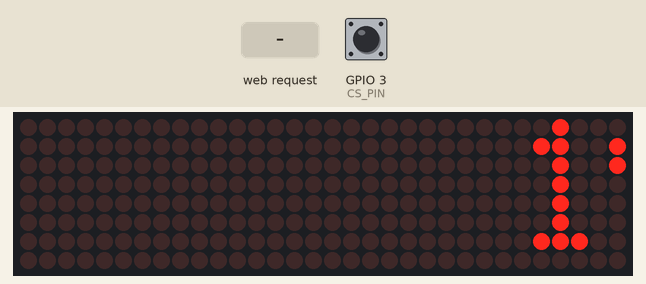
This sketch was run on a simulated ESP8266 (Wemos D1 mini). Parts: 32×8 LED matrix. The test bench sets the inputs (shaded band); at power-on: GPIO 3 (CS_PIN) HIGH. WiFi joins after 1.5 s; servers stay silent unless stated; storage starts empty.

Above: at 1.99 s.
At 2.7 s:
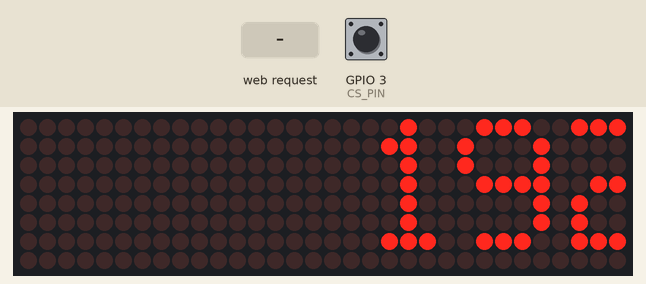
2.8 s: HTTP request GET /update received
At 4.0 s:
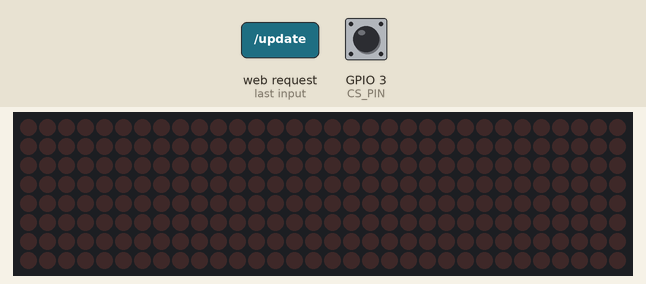
4.3 s: HTTP request GET /update?intensity=1 received
Timing chart, 0 to 7.3 s (numbered marks = the images above; inputs shaded):
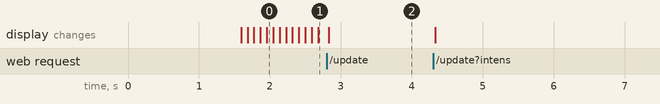

Measured:
- after the input at 2.8 s, the display: changes at once (image 2)

The sketch:

ESPMatrix.ino
```cpp
/* ESP8266-based WiFi scrolling display by Matt H
   http://m-harrison.org
   https://github.com/mattybigback

   Required hardware:

   * ESP8266 module (tested with the below modules):
      ESP-01S
      NodeMCU 1.0 (using hardware SPI)
      Wemos D1 R2 (using hardware SPI)

   * MAX7219 matrix module (tested with the below modules)
      FC-16 32x8 module

   MD_MAX72xx and MD_Parola libraries written and maintainesd by Marco Colli (MajicDesigns)
   https://github.com/MajicDesigns
   https://github.com/MajicDesigns/MD_MAX72XX
   https://github.com/MajicDesigns/MD_Parola

   WiFiMagager written and maintained by tzapu
   https://github.com/tzapu/WiFiManager


   Use this code at your own risk. I know I do.
*/

//File system libraries
#include <FS.h>
#include <LittleFS.h> //SPIFFS depreciated, use LittleFS instead

//Network-related libraries
#include <ESP8266WiFi.h>;
#include <ESP8266WebServer.h>;
#include <DNSServer.h>
#include <ESP8266NetBIOS.h>
#include <WiFiManager.h>

//Matrix-related libraries
#include <SPI.h>
#include <MD_MAX72xx.h>
#include <MD_Parola.h>

//Web pages - raw literals stored within their own header files
#include "index.h"
#include "update.h"

//Set the matrix type
//Read MD_Parola documentation for which option to use for other modules
#define HARDWARE_TYPE MD_MAX72XX::FC16_HW

//Set number of MAX72xx chips being used
#define MAX_DEVICES 4

/*Define SPI pins. Change definitions below to match your board.

| PIN  | ESP-01 | ESP-12(E/F) |
| CLK  |   2    |     D5      |
| DATA |   0    |     D7      |
| CS   |   3    |     D8      |

 */
#define CLK_PIN   2 // SCK
#define DATA_PIN  0 // MOSI
#define CS_PIN    3 // SS

//Matrix display array
const int BUF_SIZE = 500;           //Be careful here.
//If you increase the buffer over 500 then you must
//also increase the size of mainPageBuffer. 500 is PLENTY.
char curMessage[BUF_SIZE] = { "" };
char newMessage[BUF_SIZE] = { "" };

//New Message Flag
bool newMessageAvailable = true;

//Reset Display Flag
bool resetDisplay = false;

//Matrix display properties used on startup to display IP address
int intensity = 15;
int scrollSpeed = 90;

//WiFi AP Name - Should not exceed 24 chracters as the maximum length for an SSID is 32 characters, and 8 are used for the board ID
const char* APNamePrefix = "Mattrix";

//FS Paths
#define messagePath "/message.txt"
#define intensityConfPath "/intens.txt"
#define speedConfPath "/speed.txt"

//Scrolling effects
textEffect_t scrollEffect = PA_SCROLL_LEFT;
textPosition_t scrollAlign = PA_LEFT;
const int scrollPause = 0; // in milliseconds. Not used by default - holds the screen at the end of the message

//Instantiate objects
ESP8266WebServer server(80); //Server on port 80 (default HTTP port) - can change it to a different port if need be.

/*
   Uncommand the relevant line

   Top line for hardware SPI (ESP-12 etc)
   Bottom line for software SPI (ESP-01)
 */

//MD_Parola matrix = MD_Parola(HARDWARE_TYPE, CS_PIN, MAX_DEVICES);
MD_Parola matrix = MD_Parola(HARDWARE_TYPE, DATA_PIN, CLK_PIN, CS_PIN, MAX_DEVICES);

//File objects for FS
File messageFile;
File scrollSpeedConfFile;
File intensityConfFile;

void setup() {
  //Set pin 3 as input with pullup
  pinMode(3, INPUT_PULLUP);

  //Call factory reset funcion if pin is low
  if (!digitalRead(3)) {
    factoryReset();
  }

  //Begin matrix, set scroll speed and intensity from global variables
  matrix.begin();
  matrix.setSpeed(scrollSpeed);
  matrix.setIntensity(intensity);

  // Start WiFiManager
  startWifiManager();


  server.on("/", handleRoot);       //Function to call when root page is loaded
  server.on("/update", handleForm); //Function to call when form is submitted and update page is loaded
  server.begin();                   //Start http server

  char hostnameBuffer[32];
  sprintf(hostnameBuffer, "%S%08X", APNamePrefix, ESP.getChipId());
  WiFi.hostname(hostnameBuffer);

  char ipAddress[15]; //Char array to store human readable IP address
  sprintf(ipAddress, "%d.%d.%d.%d", WiFi.localIP()[0], WiFi.localIP()[1], WiFi.localIP()[2], WiFi.localIP()[3]);

  //Copy IP address to newMessage display buffer so that it is scrolled across the display
  strcpy(newMessage, ipAddress);
  //Reset Display
  matrix.displayClear();
  //Set up text scroll animation
  matrix.displayText(curMessage, scrollAlign, scrollSpeed, scrollPause, scrollEffect, scrollEffect);
  //Set newMessageAvailable and resetDisplay flags
  newMessageAvailable = true;
  resetDisplay = true;
  //Trigger scroll animation
  messageScroll();

  //Begin LittleFS and check if it successfully mounts FS.
  if (!LittleFS.begin()) {
  }
  String incomingFS; //String object for passing data to and from LittleFS

  //Check if message file exists, and if it doesn't then create one
  if (!LittleFS.exists(messagePath)) {
    //Serial.println("No message file exists. Creating one now...");
    messageFile = LittleFS.open(messagePath, "w");
    messageFile.print("Hello, World!");
    messageFile.close();
  }
  //Read message file until it reaches the null terminator character and store contents in the newMessage char array
  messageFile = LittleFS.open(messagePath, "r");
  incomingFS = messageFile.readStringUntil('\n');
  incomingFS.toCharArray(newMessage, BUF_SIZE);

  //Check if speed conf file exists, and if it doesn't then create one
  if (!LittleFS.exists(speedConfPath)) {
    //Serial.println("No speed file exists. Creating one now...");
    scrollSpeedConfFile = LittleFS.open(speedConfPath, "w");
    scrollSpeedConfFile.print("50");
    scrollSpeedConfFile.close();
  }
  //Read speed conf file until it reaches the null terminator character, convert it to an int and store it in the scrollSpeed global variable
  scrollSpeedConfFile = LittleFS.open(speedConfPath, "r");
  incomingFS = scrollSpeedConfFile.readStringUntil('\n');
  scrollSpeed = incomingFS.toInt();

  //Check if intensity conf file exists, and if it doesn't then create one
  if (!LittleFS.exists(intensityConfPath)) {
    //Serial.println("No intensity file exists. Creating one now...");
    intensityConfFile = LittleFS.open(intensityConfPath, "w");
    intensityConfFile.print("7");
    intensityConfFile.close();
  }
  //Read intensity conf file until it reaches the null terminator character, convert it to an int and store it in the intensity global variable
  intensityConfFile = LittleFS.open(intensityConfPath, "r");
  incomingFS = intensityConfFile.readStringUntil('\n');
  intensity = incomingFS.toInt();

  //Set new message flag
  //By not also setting the displayReset flag the first message can continue to scroll
  newMessageAvailable = true;
}

void loop() {
  // put your main code here, to run repeatedly:
  messageScroll();          //Scroll the message
  server.handleClient();    //Keep web server ticking over
}

void messageScroll() {
  //If the display is still animating OR the resetDisplay flag has been set
  if (matrix.displayAnimate() || resetDisplay) {

    if (newMessageAvailable) {          //If a new message has been set
      resetDisplay = false;             //Clear the resetDisplay flag
      strcpy(curMessage, newMessage);   //Copy the newMessage buffer to curMessage
      newMessageAvailable = false;      //Clear the newMessageAvailabe flag
      matrix.setSpeed(scrollSpeed);     //Set scroll speed from global variable
      matrix.setIntensity(intensity);   //Set intensity from global variable
    }
    matrix.displayReset();              //If display has finished animating reset the animation
  }
}

//Server response to a request for root page
void handleRoot() {
  char mainPageBuffer[1024];
  sprintf(mainPageBuffer, mainPage, BUF_SIZE, curMessage, intensity, scrollSpeed);
  //Serial.println(mainPageBuffer); //Useful for debugging
  server.send(200, "text/html", mainPageBuffer);    //Send mainPageBuffer array as HTML
}

//Server response to incoming data from form
void handleForm() {
  String incomingMessage = server.arg("messageToScroll");   //Must use strings as that is what the library returns (BLEURGH)
  String incomingIntensity = server.arg("intensity");       //Just look at all of them
  String incomingscrollSpeed = server.arg("speed");         //All that memory wasted

  incomingMessage.toCharArray(newMessage, BUF_SIZE);             //Convert incoming message to a char array (much better);
  intensity = incomingIntensity.toInt();                    //Convert incoming intensity value to int
  scrollSpeed = incomingscrollSpeed.toInt();                //Comvert incoming scroll value to int

  //Write message, speed and intensity files to LittleFS
  messageFile = LittleFS.open(messagePath, "w");
  messageFile.print(newMessage);
  messageFile.close();
  scrollSpeedConfFile = LittleFS.open(speedConfPath, "w");
  scrollSpeedConfFile.print(scrollSpeed);
  scrollSpeedConfFile.close();
  intensityConfFile = LittleFS.open(intensityConfPath, "w");
  intensityConfFile.print(intensity);
  intensityConfFile.close();

  //Set the newMessageAvailable flag, clear the display, reset the display and set the resetDisplay flag
  newMessageAvailable = true;
  matrix.displayClear();
  matrix.displayReset();
  resetDisplay = true;

  //Debug output
  //Serial.println(newMessage);
  //Serial.println(intensity);
  //Serial.println(scrollSpeed);
  //Serial.println();

  //Send mainPage array as HTML
  server.send(200, "text/html", updatePage);
}

void startWifiManager() {
  //Create instance of WiFiManager

  WiFiManager wifiManager;
  wifiManager.setAPCallback(callbackDisplay);
  wifiManager.setDebugOutput(false);
  //Buffer for AP Name
  char APName[32];
  //Puts the APNamePrefix defined in the setup in the APName buffer and then adds the ESP module ID, formatted as 8 characters of Hex (leading zeros added)
  sprintf(APName, "%S%08X", APNamePrefix, ESP.getChipId());
  //Sets a static IP so that it is easy to connect to while in AP mode
  wifiManager.setAPStaticIPConfig(IPAddress(10, 0, 0, 1), IPAddress(10, 0, 0, 1), IPAddress(255, 0, 0, 0));
  wifiManager.autoConnect(APName);
}

void callbackDisplay(WiFiManager *myWiFiManager) {
  matrix.print("SETUP");
}

void factoryReset() {
  //Holds execution until reset button is released
  while(digitalRead(3) == LOW) {
    yield(); //Hands execution over to network stack to stop the ESP crashing
  }
  WiFi.disconnect(true);  //Disconnect from WiFi and clear credentials
  LittleFS.format();      //Wipe the file system
  matrix.begin();         //Initialise the display
  matrix.print("RESET");
  delay(3000);
  ESP.reset();            //System reset
}
```

index.h
```cpp
const char mainPage[] PROGMEM = R"(<!DOCTYPE html>
<html>
<head>
<title>
LED Matrix Configuration Page
</title>
<body>
<h2>Matt's Matrix Display</h2>
<h3>Control Panel</h3>
<form action="/update">
<p>Message to display:
<input type="text" name="messageToScroll" maxlength="%d" value="%s">
</p>
<p>LED Brightness:
<input type="number" name="intensity" min="0" max="15" value="%d">
</p>
<p>Scroll Speed (lower is faster):
<input type="number" name="speed" min="10" max="200" value="%d">
</p>
<input type="submit" value="Submit">
</form>
</body>
</html>
)";
```

update.h
```cpp
const char updatePage[] PROGMEM = R"(
<!DOCTYPE html>
<html>
  <head>
    <title>
      Update Successful!
    </title>
  </head>
  <body>
    <p>Success!</p>
    <a href='/'> Go Back </a>
  </body>
</html>
)";
```
